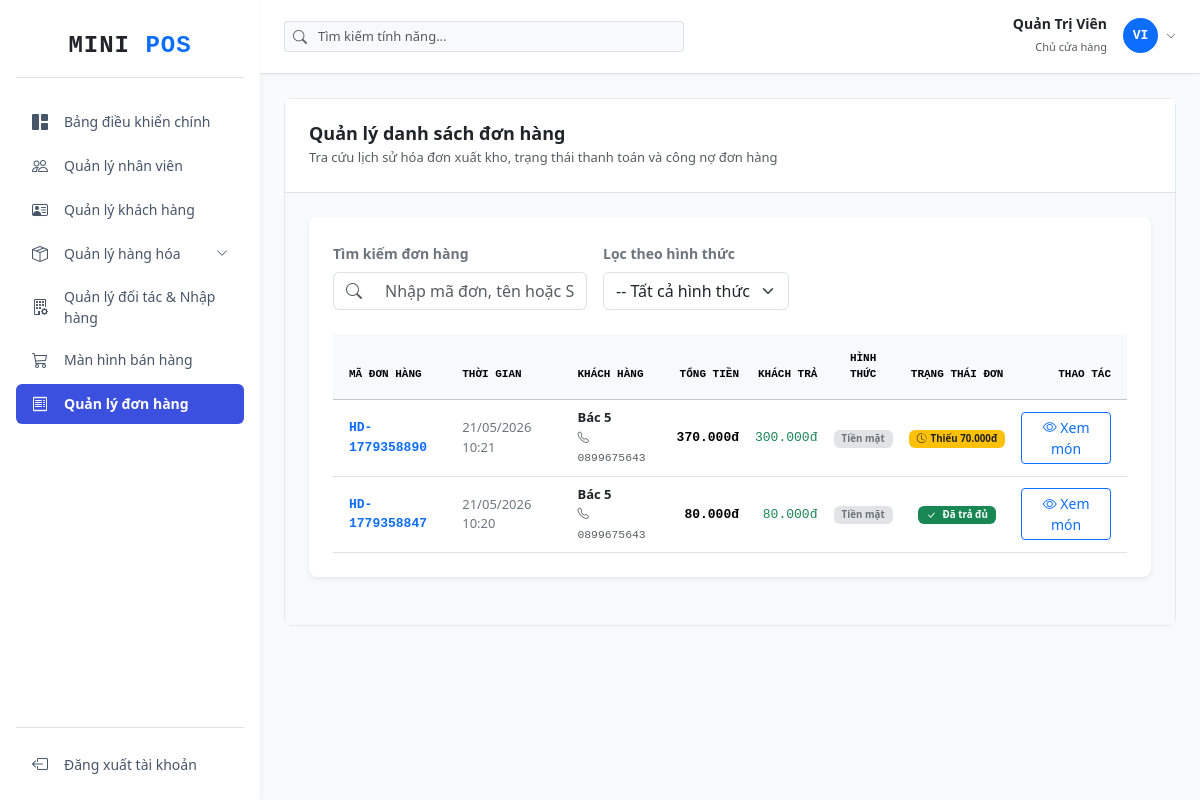
The page /order/index (signed in) on the database its author committed.
### tables this page shows
CREATE TABLE `orders` (
  `id` int NOT NULL AUTO_INCREMENT,
  `order_code` varchar(50) NOT NULL,
  `customer_id` int DEFAULT '0',
  `user_id` int NOT NULL,
  `total_amount` decimal(15,2) NOT NULL DEFAULT '0.00',
  `customer_paid` decimal(15,2) NOT NULL DEFAULT '0.00',
  `pay_method` varchar(20) NOT NULL,
  `created_at` datetime NOT NULL,
  PRIMARY KEY (`id`),
  UNIQUE KEY `order_code` (`order_code`)
);

CREATE TABLE `customers` (
  `id` int NOT NULL AUTO_INCREMENT,
  `customer_code` varchar(20) NOT NULL,
  `full_name` varchar(100) NOT NULL,
  `phone` varchar(20) NOT NULL,
  `email` varchar(100) DEFAULT NULL,
  `gender` enum('male','female','other') DEFAULT 'other',
  `date_of_birth` date DEFAULT NULL,
  `address` text,
  `points` int DEFAULT '0',
  `total_spent` decimal(15,2) DEFAULT '0.00',
  `debt` decimal(15,2) DEFAULT '0.00',
  `status` tinyint(1) DEFAULT '1',
  `note` text,
  `created_at` timestamp NULL DEFAULT CURRENT_TIMESTAMP,
  `updated_at` timestamp NULL DEFAULT CURRENT_TIMESTAMP ON UPDATE CURRENT_TIMESTAMP,
  PRIMARY KEY (`id`),
  UNIQUE KEY `customer_code` (`customer_code`)
);

### controllers/OrderController.php (called while the page is built, shortened)
<?php
require_once 'models/OrderModel.php';
class OrderController
{
    private $orderModel;
    public function __construct()
    {
        $database = new Database();
        $this->db = $database->getConnection();
        $this->orderModel = new OrderModel($this->db);
    }
    public function index()
    {
        $orders = $this->orderModel->getAllOrders();
        require_once 'views/order/index.php';
    }
}

### config/database.php (called while the page is built, shortened)
<?php
class Database
{
    private $host = DB_HOST;
    private $port = DB_PORT;
    private $db_name = DB_NAME;
    private $username = DB_USER;
    private $password = DB_PASS;
    public function getConnection()
    {
        $this->conn = null;
        try {
            $this->conn = new PDO("mysql:host=" . $this->host . ";port=" . $this->port . ";dbname=" . $this->db_name, $this->username, $this->password);
            $this->conn->setAttribute(PDO::ATTR_ERRMODE, PDO::ERRMODE_EXCEPTION);
            $this->conn->exec("set names utf8");
        } catch (PDOException $exception) {
            echo "Connection error: " . $exception->getMessage();
        }
        return $this->conn;
    }
}

### models/OrderModel.php (called while the page is built, shortened)
<?php
class OrderModel
{
    private $db;
    public function __construct($db)
    {
        $this->db = $db;
    }
    public function getAllOrders()
    {
        $query = "SELECT o.*, c.full_name AS customer_name, c.phone AS customer_phone, u.full_name AS staff_name
                  FROM orders o
                  LEFT JOIN customers c ON o.customer_id = c.id
                  LEFT JOIN users u ON o.user_id = u.id
                  ORDER BY o.created_at DESC";
        $stmt = $this->db->prepare($query);
        $stmt->execute();
        return $stmt->fetchAll(PDO::FETCH_ASSOC);
    }
}

### views/order/index.php (the view, shortened to what this page needs)
<?php
require_once 'views/layout/header.php';
?>
<div class="card card-custom bg-white mb-4">
    <div class="card-header bg-white border-bottom p-4 d-flex justify-content-between align-items-center">
        <div>
            <h4 class="fw-bold text-dark mb-1" style="font-size: 18px;">Quản lý danh sách đơn hàng</h4>
            <p class="text-muted small mb-0" style="font-size: 13px;">Tra cứu lịch sử hóa đơn xuất kho, trạng thái thanh
                toán và công nợ đơn hàng</p>
        </div>
    </div>
    <div class="card-body p-4 bg-light">
        <div class="card border-0 shadow-sm rounded-3 p-4 bg-white mb-4">
            <div class="row g-3 mb-4">
                <div class="col-md-6 col-lg-4">
                    <label class="form-label small fw-bold text-secondary">Tìm kiếm đơn hàng</label>
                    <div class="input-group">
                        <span class="input-group-text bg-white border-end-0"><i
                                class="bi bi-search text-muted"></i></span>
                        <input type="text" id="search-order" class="form-control border-start-0 shadow-none"
                            placeholder="Nhập mã đơn, tên hoặc SĐT khách..." oninput="filterOrders()">
                    </div>
                </div>
                <div class="col-md-6 col-lg-3">
                    <label class="form-label small fw-bold text-secondary">Lọc theo hình thức</label>
                    <select id="filter-method" class="form-select shadow-none" onchange="filterOrders()">
                        <option value="all">-- Tất cả hình thức --</option>
                    </select>
                </div>
            </div>
            <div class="table-responsive">
                <table class="table table-hover align-middle mb-0" id="order-table">
                    <thead class="table-light text-secondary font-monospace small" style="font-size: 11px;">
                        <tr>
                            <th class="ps-3 py-3">MÃ ĐƠN HÀNG</th>
                            <th class="py-3">THỜI GIAN</th>
                            <th class="py-3">KHÁCH HÀNG</th>
                            <th class="text-end py-3">TỔNG TIỀN</th>
                            <th class="text-end py-3">KHÁCH TRẢ</th>
                            <th class="text-center py-3">HÌNH THỨC</th>
                            <th class="text-center py-3">TRẠNG THÁI ĐƠN</th>
                            <th class="text-end pe-3 py-3">THAO TÁC</th>
                        </tr>
                    </thead>
                    <tbody style="font-size: 13px;">
                        <?php if (empty($orders)): ?>
                        <tr>
                            <td colspan="8" class="text-center py-5 text-secondary">
                                <i class="bi bi-folder-x display-6 d-block mb-2 text-muted"></i>
                                Chưa có đơn hàng nào được xuất kho!
                            </td>
                        </tr>
                        <?php else: ?>
                        <?php foreach ($orders as $order):
                                $diff = (float)$order['total_amount'] - (float)$order['customer_paid'];
                                $row_search = strtolower(removeVietnameseTones($order['order_code'] . ' ' . ($order['customer_name'] ?? 'khach le vang lai') . ' ' . ($order['customer_phone'] ?? '')));
                            ?>
                        <tr class="order-row" data-search="<?= $row_search ?>"
                            data-method="<?= $order['pay_method'] ?>">
                            <td class="ps-3 fw-bold font-monospace text-primary"><?= $order['order_code'] ?></td>
                            <td class="text-secondary"><?= date('d/m/Y H:i', strtotime($order['created_at'])) ?></td>
                            <td>
                                <div class="fw-bold text-dark">
                                    <?= $order['customer_name'] ?? '<span class="text-muted fw-normal">Khách lẻ vãng lai</span>' ?>
                                </div>
                                <?php if (!empty($order['customer_phone'])): ?>
                                <small class="text-muted font-monospace"><i class="bi bi-telephone"></i>
                                    <?= $order['customer_phone'] ?></small>
                                <?php endif; ?>
                            </td>
                            <td class="text-end fw-bold font-monospace">
                                <?= number_format($order['total_amount'], 0, ',', '.') ?>đ</td>
                            <td class="text-end font-monospace text-success">
                                <?= number_format($order['customer_paid'], 0, ',', '.') ?>đ</td>
                            <td class="text-center">
                                <?php if ($order['pay_method'] === 'cash'): ?>
                                <span class="badge bg-secondary-subtle text-secondary px-2 py-1">Tiền mặt</span>
                                <?php else: ?>
                                <span class="badge bg-danger-subtle text-danger px-2 py-1">Ghi nợ</span>
                                <?php endif; ?>
                            </td>
                            <td class="text-center">
                                <?php if ($order['pay_method'] === 'debt'): ?>
                                <span class="badge bg-danger text-white px-2 py-1"><i
                                        class="bi bi-exclamation-circle me-1"></i>Nợ 100%</span>
                                <?php elseif ($diff > 0): ?>
                                <span class="badge bg-warning text-dark px-2 py-1"><i
                                        class="bi bi-clock-history me-1"></i>Thiếu
                                    <?= number_format($diff, 0, ',', '.') ?>đ</span>
                                <?php else: ?>
                                <span class="badge bg-success text-white px-2 py-1"><i class="bi bi-check-lg me-1"></i>
                                    Đã trả đủ</span>
                                <?php endif; ?>
                            </td>
                            <td class="text-end pe-3">
                                <button class="btn btn-sm btn-outline-primary shadow-none px-2 py-1"
                                    onclick="viewOrderDetail(<?= $order['id'] ?>, '<?= $order['order_code'] ?>')">
                                    <i class="bi bi-eye"></i> Xem món
                                </button>
                            </td>
                        </tr>
                        <?php endforeach; ?>
                        <?php endif; ?>
                    </tbody>
                </table>
            </div>
        </div>
    </div>
</div>
<?php
require_once 'views/layout/footer.php';
function removeVietnameseTones($str)
{
    $str = preg_replace("/(à|á|ạ|ả|ã|â|ầ|ấ|ậ|ẩ|ẫ|ă|ằ|ắ|ặ|ẳ|ẵ)/", 'a', $str);
    $str = preg_replace("/(è|é|ẹ|ẻ|ẽ|ê|ề|ế|ệ|ể|ễ)/", 'e', $str);
    $str = preg_replace("/(ì|í|ị|ỉ|ĩ)/", 'i', $str);
    $str = preg_replace("/(ò|ó|ọ|ỏ|õ|ô|ồ|ố|ộ|ổ|ỗ|ơ|ờ|ớ|ợ|ở|ỡ)/", 'o', $str);
    $str = preg_replace("/(ù|ú|ụ|ủ|ũ|ư|ừ|ứ|ự|ử|ữ)/", 'u', $str);
    $str = preg_replace("/(ỳ|ý|ỵ|ỷ|ỹ)/", 'y', $str);
    $str = preg_replace("/(đ)/", 'd', $str);
    return strtolower($str);
}
?>

### views/layout/header.php (style rules this page uses)
body { background-color: #f1f5f9; font-family: 'Segoe UI', system-ui, sans-serif; }
.card-custom { border: 1px solid #e2e8f0; border-radius: 8px; box-shadow: 0 1px 3px rgba(0, 0, 0, 0.02); }

### rows shown on the page
orders: order_code "HD-1779358890", created_at "21/05/2026 10:21", customer.full_name "Bác 5", customer.phone "0899675643", total_amount "370.000", customer_paid "300.000", pay_method "Tiền mặt", diff "70.000"
orders: order_code "HD-1779358847", created_at "21/05/2026 10:20", customer.full_name "Bác 5", customer.phone "0899675643", total_amount "80.000", customer_paid "80.000", pay_method "Tiền mặt"

### other values the page prints
$_SESSION['full_name'] "Quản Trị Viên"
substr(end($words), 0, 2) "VI"
